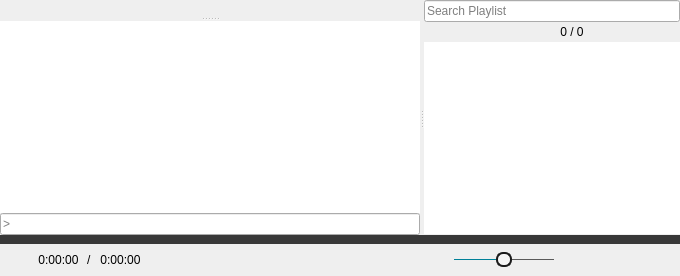
  <widget class="QWidget" name="centralwidget">
   <layout class="QVBoxLayout" name="verticalLayout_2">
    <property name="spacing">
     <number>0</number>
    </property>
    <property name="leftMargin">
     <number>0</number>
    </property>
    <property name="topMargin">
     <number>0</number>
    </property>
    <property name="rightMargin">
     <number>0</number>
    </property>
    <property name="bottomMargin">
     <number>0</number>
    </property>
    <item>
     <widget class="CustomSplitter" name="splitter">
      <property name="orientation">
       <enum>Qt::Horizontal</enum>
      </property>
      <widget class="QSplitter" name="videoSplitter">
       <property name="sizePolicy">
        <sizepolicy hsizetype="Preferred" vsizetype="Expanding">
         <horstretch>1</horstretch>
         <verstretch>0</verstretch>
        </sizepolicy>
       </property>
       <property name="orientation">
        <enum>Qt::Vertical</enum>
       </property>
       <widget class="QFrame" name="mpvFrame">
        <property name="sizePolicy">
         <sizepolicy hsizetype="Preferred" vsizetype="Preferred">
          <horstretch>0</horstretch>
          <verstretch>1</verstretch>
         </sizepolicy>
        </property>
        <property name="mouseTracking">
         <bool>true</bool>
        </property>
        <property name="focusPolicy">
         <enum>Qt::NoFocus</enum>
        </property>
       </widget>
       <widget class="QWidget" name="verticalWidget" native="true">
        <layout class="QVBoxLayout" name="verticalLayout">
         <property name="spacing">
          <number>0</number>
         </property>
         <property name="leftMargin">
          <number>0</number>
         </property>
         <property name="topMargin">
          <number>0</number>
         </property>
         <property name="rightMargin">
          <number>0</number>
         </property>
         <property name="bottomMargin">
          <number>0</number>
         </property>
         <item>
          <widget class="QPlainTextEdit" name="outputTextEdit">
           <property name="contextMenuPolicy">
            <enum>Qt::PreventContextMenu</enum>
           </property>
           <property name="acceptDrops">
            <bool>false</bool>
           </property>
           <property name="frameShape">
            <enum>QFrame::NoFrame</enum>
           </property>
           <property name="undoRedoEnabled">
            <bool>false</bool>
           </property>
           <property name="readOnly">
            <bool>true</bool>
           </property>
          </widget>
         </item>
         <item>
          <widget class="CustomLineEdit" name="inputLineEdit">
           <property name="mouseTracking">
            <bool>false</bool>
           </property>
           <property name="focusPolicy">
            <enum>Qt::ClickFocus</enum>
           </property>
           <property name="placeholderText">
            <string>&gt;</string>
           </property>
           <property name="clearButtonEnabled">
            <bool>true</bool>
           </property>
          </widget>
         </item>
        </layout>
       </widget>
      </widget>
      <widget class="QWidget" name="playlistLayoutWidget" native="true">
       <property name="sizePolicy">
        <sizepolicy hsizetype="Preferred" vsizetype="Preferred">
         <horstretch>0</horstretch>
         <verstretch>0</verstretch>
        </sizepolicy>
       </property>
       <layout class="QVBoxLayout" name="playlistLayout">
        <property name="spacing">
         <number>0</number>
        </property>
        <property name="leftMargin">
         <number>0</number>
        </property>
        <property name="topMargin">
         <number>0</number>
        </property>
        <property name="rightMargin">
         <number>0</number>
        </property>
        <property name="bottomMargin">
         <number>1</number>
        </property>
        <item>
         <widget class="QLineEdit" name="searchBox">
          <property name="mouseTracking">
           <bool>false</bool>
          </property>
          <property name="focusPolicy">
           <enum>Qt::ClickFocus</enum>
          </property>
          <property name="placeholderText">
           <string>Search Playlist</string>
          </property>
          <property name="clearButtonEnabled">
           <bool>true</bool>
          </property>
         </widget>
        </item>
        <item>
         <widget class="QWidget" name="playlistControlLayout" native="true">
          <layout class="QHBoxLayout" name="horizontalLayout">
           <property name="spacing">
            <number>2</number>
           </property>
           <property name="leftMargin">
            <number>0</number>
           </property>
           <property name="topMargin">
            <number>0</number>
           </property>
           <property name="rightMargin">
            <number>0</number>
           </property>
           <property name="bottomMargin">
            <number>0</number>
           </property>
           <item>
            <widget class="QPushButton" name="currentFileButton">
             <property name="cursor">
              <cursorShape>PointingHandCursor</cursorShape>
             </property>
             <property name="focusPolicy">
              <enum>Qt::NoFocus</enum>
             </property>
             <property name="toolTip">
              <string>Select the Current File</string>
             </property>
             <property name="styleSheet">
              <string notr="true">QPushButton {
	padding: 2px;
	margin: 1px;
}
QPushButton:flat {
    border: none; /* no border for a flat push button */
}
QPushButton:flat:pressed {
	background: #383838;
	border-radius: 2px;
}</string>
             </property>
             <property name="icon">
              <iconset resource="../rsclist.qrc">
               <normaloff>:/img/select_current.svg</normaloff>:/img/select_current.svg</iconset>
             </property>
             <property name="iconSize">
              <size>
               <width>12</width>
               <height>12</height>
              </size>
             </property>
             <property name="flat">
              <bool>true</bool>
             </property>
            </widget>
           </item>
           <item>
            <spacer name="horizontalSpacer_2">
             <property name="orientation">
              <enum>Qt::Horizontal</enum>
             </property>
             <property name="sizeHint" stdset="0">
              <size>
               <width>40</width>
               <height>20</height>
              </size>
             </property>
            </spacer>
           </item>
           <item>
            <widget class="CustomLabel" name="indexLabel">
             <property name="cursor">
              <cursorShape>PointingHandCursor</cursorShape>
             </property>
             <property name="toolTip">
              <string>Click to play a specific file by index</string>
             </property>
             <property name="text">
              <string>0 / 0</string>
             </property>
             <property name="alignment">
              <set>Qt::AlignCenter</set>
             </property>
             <property name="margin">
              <number>4</number>
             </property>
            </widget>
           </item>
           <item>
            <spacer name="horizontalSpacer_6">
             <property name="orientation">
              <enum>Qt::Horizontal</enum>
             </property>
             <property name="sizeHint" stdset="0">
              <size>
               <width>40</width>
               <height>20</height>
              </size>
             </property>
            </spacer>
           </item>
          </layout>
         </widget>
        </item>
        <item>
         <widget class="PlaylistWidget" name="playlistWidget">
          <property name="focusPolicy">
           <enum>Qt::ClickFocus</enum>
          </property>
          <property name="contextMenuPolicy">
           <enum>Qt::DefaultContextMenu</enum>
          </property>
          <property name="frameShape">
           <enum>QFrame::NoFrame</enum>
          </property>
          <property name="dragDropMode">
           <enum>QAbstractItemView::InternalMove</enum>
          </property>
         </widget>
        </item>
       </layout>
      </widget>
     </widget>
    </item>
    <item>
     <widget class="SeekBar" name="seekBar">
      <property name="enabled">
       <bool>false</bool>
      </property>
      <property name="sizePolicy">
       <sizepolicy hsizetype="Expanding" vsizetype="Fixed">
        <horstretch>0</horstretch>
        <verstretch>0</verstretch>
       </sizepolicy>
      </property>
      <property name="cursor">
       <cursorShape>PointingHandCursor</cursorShape>
      </property>
      <property name="focusPolicy">
       <enum>Qt::NoFocus</enum>
      </property>
      <property name="styleSheet">
       <string notr="true">QSlider {
	height: 9px;
}
QSlider::handle:horizontal:disabled,
QSlider::sub-page:horizontal:disabled {
	background: #383838;
}
QSlider::handle:horizontal {
	/* handle color */
	background: #008098;
	width: 9px;
	border-radius: 4px;
}
QSlider::groove:horizontal {
	/* the non-progressed color */
	background: #383838;
}
QSlider::sub-page:horizontal {
	/* the progress color */
	background: #008098;
}</string>
      </property>
      <property name="maximum">
       <number>1000000</number>
      </property>
      <property name="orientation">
       <enum>Qt::Horizontal</enum>
      </property>
     </widget>
    </item>
    <item>
     <widget class="QWidget" name="playbackLayoutWidget" native="true">
      <property name="sizePolicy">
       <sizepolicy hsizetype="Preferred" vsizetype="Fixed">
        <horstretch>0</horstretch>
        <verstretch>0</verstretch>
       </sizepolicy>
      </property>
      <layout class="QHBoxLayout" name="horizontalLayout_3">
       <property name="spacing">
        <number>8</number>
       </property>
       <property name="leftMargin">
        <number>14</number>
       </property>
       <property name="topMargin">
        <number>5</number>
       </property>
       <property name="rightMargin">
        <number>14</number>
       </property>
       <property name="bottomMargin">
        <number>5</number>
       </property>
       <item>
        <widget class="QWidget" name="timeLayoutWidget" native="true">
         <property name="minimumSize">
          <size>
           <width>200</width>
           <height>0</height>
          </size>
         </property>
         <property name="maximumSize">
          <size>
           <width>200</width>
           <height>16777215</height>
          </size>
         </property>
         <layout class="QHBoxLayout" name="horizontalLayout_4">
          <property name="spacing">
           <number>8</number>
          </property>
          <property name="leftMargin">
           <number>0</number>
          </property>
          <property name="topMargin">
           <number>0</number>
          </property>
          <property name="rightMargin">
           <number>0</number>
          </property>
          <property name="bottomMargin">
           <number>0</number>
          </property>
          <item>
           <widget class="OpenButton" name="openButton">
            <property name="sizePolicy">
             <sizepolicy hsizetype="Fixed" vsizetype="Fixed">
              <horstretch>0</horstretch>
              <verstretch>0</verstretch>
             </sizepolicy>
            </property>
            <property name="maximumSize">
             <size>
              <width>16</width>
              <height>16</height>
             </size>
            </property>
            <property name="cursor">
             <cursorShape>PointingHandCursor</cursorShape>
            </property>
            <property name="focusPolicy">
             <enum>Qt::NoFocus</enum>
            </property>
            <property name="toolTip">
             <string>&lt;html&gt;&lt;head/&gt;&lt;body&gt;&lt;p&gt;Left Click to Open File&lt;br&gt;Mouse Wheel Click to Jump&lt;br&gt;Right Click to Open URL&lt;/p&gt;&lt;/body&gt;&lt;/html&gt;</string>
            </property>
            <property name="icon">
             <iconset resource="../rsclist.qrc">
              <normaloff>:/img/default_open.svg</normaloff>:/img/default_open.svg</iconset>
            </property>
            <property name="iconSize">
             <size>
              <width>16</width>
              <height>16</height>
             </size>
            </property>
            <property name="flat">
             <bool>true</bool>
            </property>
           </widget>
          </item>
          <item>
           <widget class="QLabel" name="durationLabel">
            <property name="sizePolicy">
             <sizepolicy hsizetype="Preferred" vsizetype="Fixed">
              <horstretch>0</horstretch>
              <verstretch>0</verstretch>
             </sizepolicy>
            </property>
            <property name="text">
             <string>0:00:00</string>
            </property>
            <property name="alignment">
             <set>Qt::AlignCenter</set>
            </property>
           </widget>
          </item>
          <item>
           <widget class="QLabel" name="seperatorLabel">
            <property name="text">
             <string>/</string>
            </property>
           </widget>
          </item>
          <item>
           <widget class="QLabel" name="remainingLabel">
            <property name="sizePolicy">
             <sizepolicy hsizetype="Preferred" vsizetype="Fixed">
              <horstretch>0</horstretch>
              <verstretch>0</verstretch>
             </sizepolicy>
            </property>
            <property name="cursor">
             <cursorShape>PointingHandCursor</cursorShape>
            </property>
            <property name="toolTip">
             <string>Click to change between total and remaining time</string>
            </property>
            <property name="text">
             <string>0:00:00</string>
            </property>
            <property name="alignment">
             <set>Qt::AlignCenter</set>
            </property>
           </widget>
          </item>
          <item>
           <spacer name="horizontalSpacer">
            <property name="orientation">
             <enum>Qt::Horizontal</enum>
            </property>
            <property name="sizeHint" stdset="0">
             <size>
              <width>0</width>
              <height>0</height>
             </size>
            </property>
           </spacer>
          </item>
         </layout>
        </widget>
       </item>
       <item>
        <spacer name="horizontalSpacer_4">
         <property name="orientation">
          <enum>Qt::Horizontal</enum>
         </property>
         <property name="sizeHint" stdset="0">
          <size>
           <width>40</width>
           <height>20</height>
          </size>
         </property>
        </spacer>
       </item>
       <item>
        <layout class="QHBoxLayout" name="horizontalLayout_2">
         <property name="spacing">
          <number>18</number>
         </property>
         <item>
          <widget class="QPushButton" name="rewindButton">
           <property name="enabled">
            <bool>false</bool>
           </property>
           <property name="sizePolicy">
            <sizepolicy hsizetype="Fixed" vsizetype="Fixed">
             <horstretch>0</horstretch>
             <verstretch>0</verstretch>
            </sizepolicy>
           </property>
           <property name="maximumSize">
            <size>
             <width>16</width>
             <height>16</height>
            </size>
           </property>
           <property name="cursor">
            <cursorShape>PointingHandCursor</cursorShape>
           </property>
           <property name="focusPolicy">
            <enum>Qt::NoFocus</enum>
           </property>
           <property name="icon">
            <iconset resource="../rsclist.qrc">
             <normaloff>:/img/default_reverse.svg</normaloff>
             <disabledoff>:/img/disabled_reverse.svg</disabledoff>
             <disabledon>:/img/disabled_reverse.svg</disabledon>:/img/default_reverse.svg</iconset>
           </property>
           <property name="iconSize">
            <size>
             <width>14</width>
             <height>16</height>
            </size>
           </property>
           <property name="flat">
            <bool>true</bool>
           </property>
          </widget>
         </item>
         <item>
          <widget class="IndexButton" name="previousButton">
           <property name="enabled">
            <bool>false</bool>
           </property>
           <property name="sizePolicy">
            <sizepolicy hsizetype="Fixed" vsizetype="Fixed">
             <horstretch>0</horstretch>
             <verstretch>0</verstretch>
            </sizepolicy>
           </property>
           <property name="maximumSize">
            <size>
             <width>18</width>
             <height>16</height>
            </size>
           </property>
           <property name="cursor">
            <cursorShape>PointingHandCursor</cursorShape>
           </property>
           <property name="focusPolicy">
            <enum>Qt::NoFocus</enum>
           </property>
           <property name="icon">
            <iconset resource="../rsclist.qrc">
             <normaloff>:/img/default_previous.svg</normaloff>
             <disabledoff>:/img/disabled_previous.svg</disabledoff>
             <disabledon>:/img/disabled_previous.svg</disabledon>:/img/default_previous.svg</iconset>
           </property>
           <property name="iconSize">
            <size>
             <width>18</width>
             <height>16</height>
            </size>
           </property>
           <property name="flat">
            <bool>true</bool>
           </property>
          </widget>
         </item>
         <item>
          <widget class="QPushButton" name="playButton">
           <property name="enabled">
            <bool>false</bool>
           </property>
           <property name="sizePolicy">
            <sizepolicy hsizetype="Fixed" vsizetype="Fixed">
             <horstretch>0</horstretch>
             <verstretch>0</verstretch>
            </sizepolicy>
           </property>
           <property name="maximumSize">
            <size>
             <width>34</width>
             <height>34</height>
            </size>
           </property>
           <property name="cursor">
            <cursorShape>PointingHandCursor</cursorShape>
           </property>
           <property name="focusPolicy">
            <enum>Qt::NoFocus</enum>
           </property>
           <property name="icon">
            <iconset resource="../rsclist.qrc">
             <normaloff>:/img/default_play.svg</normaloff>
             <disabledoff>:/img/disabled_play.svg</disabledoff>
             <disabledon>:/img/disabled_play.svg</disabledon>:/img/default_play.svg</iconset>
           </property>
           <property name="iconSize">
            <size>
             <width>34</width>
             <height>34</height>
            </size>
           </property>
           <property name="flat">
            <bool>true</bool>
           </property>
          </widget>
         </item>
         <item>
          <widget class="IndexButton" name="nextButton">
           <property name="enabled">
            <bool>false</bool>
           </property>
           <property name="sizePolicy">
            <sizepolicy hsizetype="Fixed" vsizetype="Fixed">
             <horstretch>0</horstretch>
             <verstretch>0</verstretch>
            </sizepolicy>
           </property>
           <property name="maximumSize">
            <size>
             <width>18</width>
             <height>16</height>
            </size>
           </property>
           <property name="cursor">
            <cursorShape>PointingHandCursor</cursorShape>
           </property>
           <property name="focusPolicy">
            <enum>Qt::NoFocus</enum>
           </property>
           <property name="icon">
            <iconset resource="../rsclist.qrc">
             <normaloff>:/img/default_next.svg</normaloff>
             <disabledoff>:/img/disabled_next.svg</disabledoff>
             <disabledon>:/img/disabled_next.svg</disabledon>:/img/default_next.svg</iconset>
           </property>
           <property name="iconSize">
            <size>
             <width>18</width>
             <height>16</height>
            </size>
           </property>
           <property name="flat">
            <bool>true</bool>
           </property>
          </widget>
         </item>
         <item>
          <widget class="QPushButton" name="muteButton">
           <property name="sizePolicy">
            <sizepolicy hsizetype="Fixed" vsizetype="Fixed">
             <horstretch>0</horstretch>
             <verstretch>0</verstretch>
            </sizepolicy>
           </property>
           <property name="maximumSize">
            <size>
             <width>16</width>
             <height>16</height>
            </size>
           </property>
           <property name="cursor">
            <cursorShape>PointingHandCursor</cursorShape>
           </property>
           <property name="focusPolicy">
            <enum>Qt::NoFocus</enum>
           </property>
           <property name="icon">
            <iconset resource="../rsclist.qrc">
             <normaloff>:/img/default_unmute.svg</normaloff>:/img/default_unmute.svg</iconset>
           </property>
           <property name="iconSize">
            <size>
             <width>16</width>
             <height>16</height>
            </size>
           </property>
           <property name="flat">
            <bool>true</bool>
           </property>
          </widget>
         </item>
         <item>
          <widget class="CustomSlider" name="volumeSlider">
           <property name="sizePolicy">
            <sizepolicy hsizetype="Fixed" vsizetype="Fixed">
             <horstretch>0</horstretch>
             <verstretch>0</verstretch>
            </sizepolicy>
           </property>
           <property name="minimumSize">
            <size>
             <width>100</width>
             <height>0</height>
            </size>
           </property>
           <property name="focusPolicy">
            <enum>Qt::NoFocus</enum>
           </property>
           <property name="styleSheet">
            <string notr="true">QSlider::groove:horizontal {
	background: #5A5A5A;
	height: 1px;
}
QSlider::sub-page:horizontal {
	background: #008098;
}
QSlider::handle:horizontal {
	background: whitesmoke;
	border: 2px solid #1A1A1A;
	border-radius: 7px;
	margin: -7px 0;
	width: 12px;
}</string>
           </property>
           <property name="maximum">
            <number>100</number>
           </property>
           <property name="pageStep">
            <number>5</number>
           </property>
           <property name="value">
            <number>50</number>
           </property>
           <property name="tracking">
            <bool>true</bool>
           </property>
           <property name="orientation">
            <enum>Qt::Horizontal</enum>
           </property>
          </widget>
         </item>
         <item>
          <spacer name="horizontalSpacer_5">
           <property name="orientation">
            <enum>Qt::Horizontal</enum>
           </property>
           <property name="sizeType">
            <enum>QSizePolicy::Fixed</enum>
           </property>
           <property name="sizeHint" stdset="0">
            <size>
             <width>48</width>
             <height>20</height>
            </size>
           </property>
          </spacer>
         </item>
        </layout>
       </item>
       <item>
        <spacer name="horizontalSpacer_3">
         <property name="orientation">
          <enum>Qt::Horizontal</enum>
         </property>
         <property name="sizeHint" stdset="0">
          <size>
           <width>40</width>
           <height>20</height>
          </size>
         </property>
        </spacer>
       </item>
       <item>
        <widget class="QPushButton" name="playlistButton">
         <property name="enabled">
          <bool>false</bool>
         </property>
         <property name="sizePolicy">
          <sizepolicy hsizetype="Fixed" vsizetype="Fixed">
           <horstretch>0</horstretch>
           <verstretch>0</verstretch>
          </sizepolicy>
         </property>
         <property name="maximumSize">
          <size>
           <width>16</width>
           <height>16</height>
          </size>
         </property>
         <property name="cursor">
          <cursorShape>PointingHandCursor</cursorShape>
         </property>
         <property name="focusPolicy">
          <enum>Qt::NoFocus</enum>
         </property>
         <property name="icon">
          <iconset resource="../rsclist.qrc">
           <normaloff>:/img/default_playlist.svg</normaloff>
           <disabledoff>:/img/disabled_playlist.svg</disabledoff>
           <disabledon>:/img/disabled_playlist.svg</disabledon>:/img/default_playlist.svg</iconset>
         </property>
         <property name="iconSize">
          <size>
           <width>16</width>
           <height>16</height>
          </size>
         </property>
         <property name="checked">
          <bool>false</bool>
         </property>
         <property name="flat">
          <bool>true</bool>
         </property>
        </widget>
       </item>
      </layout>
     </widget>
    </item>
   </layout>
   <zorder>splitter</zorder>
   <zorder>playbackLayoutWidget</zorder>
   <zorder>seekBar</zorder>
  </widget>
